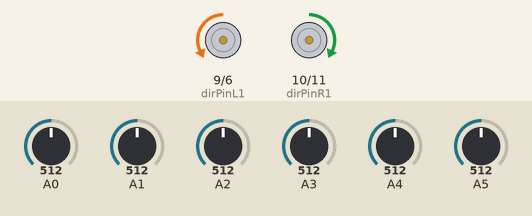
This sketch was run on a simulated Arduino Uno, built with avr-gcc and run on an emulated ATmega328P. Shown: motor-driver pin pairs drawn as motors (green arrow = first pin HIGH = forward, orange = second pin HIGH = backward, longer = more drive, scaled by the enable pin). Inputs (shaded band) come from the test bench; at power-on: A0 = 512, A1 = 512, A2 = 512, A4 = 512, A5 = 512, A3 = 512.

Above: at 4.2 s.
4.3 s: A0 set to 992
At 5.1 s:
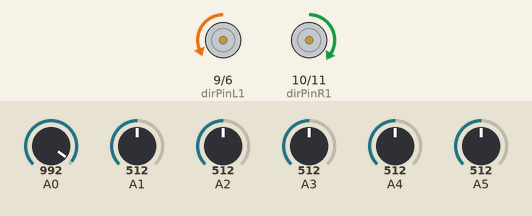
5.8 s: A0 set to 30
At 6.4 s:
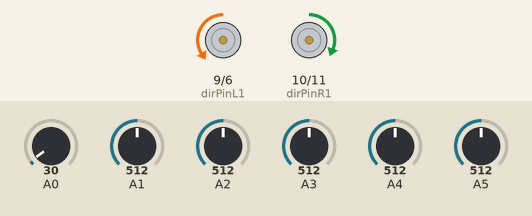
7.3 s: A1 set to 716
At 7.8 s:
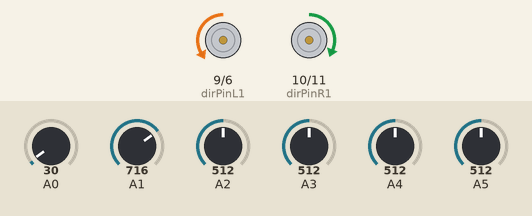
8.8 s: A2 set to 716
At 9.9 s:
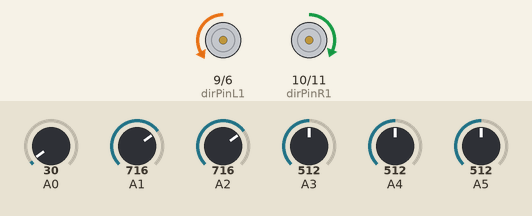
10.3 s: A4 set to 306
At 11.2 s:
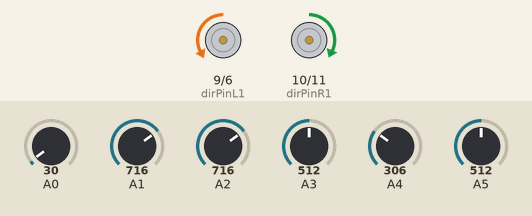
11.8 s: A5 set to 306
At 12.1 s:
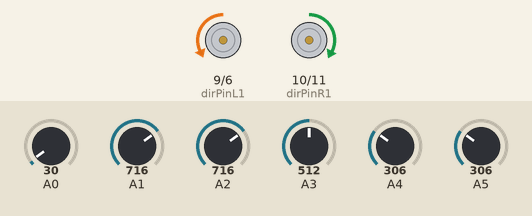
Timing chart, 0 to 14.3 s (numbered marks = the images above; inputs shaded):
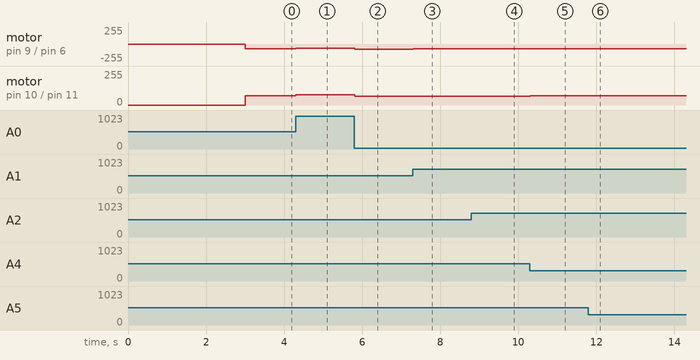

Measured:
- after the input at 4.3 s, motor on pin 9 (dirPinL1) / pin 6 (dirPinL2): backward 70/255 → backward 64/255 at once; motor on pin 10 (dirPinR1) / pin 11 (dirPinR2): forward 70/255 → forward 76/255 at once
- after the input at 5.8 s, motor on pin 9 (dirPinL1) / pin 6 (dirPinL2): backward 64/255 → backward 76/255 at once; motor on pin 10 (dirPinR1) / pin 11 (dirPinR2): forward 76/255 → forward 64/255 at once
- after the input at 7.3 s, motor on pin 9 (dirPinL1) / pin 6 (dirPinL2): backward 76/255 → backward 74/255 at once; motor on pin 10 (dirPinR1) / pin 11 (dirPinR2): forward 64/255 → forward 66/255 at once
- after the input at 8.8 s, motor on pin 9 (dirPinL1) / pin 6 (dirPinL2): backward 74/255 → backward 73/255 at once; motor on pin 10 (dirPinR1) / pin 11 (dirPinR2): forward 66/255 → forward 67/255 at once
- after the input at 10.3 s, motor on pin 9 (dirPinL1) / pin 6 (dirPinL2): backward 73/255 → backward 71/255 at once; motor on pin 10 (dirPinR1) / pin 11 (dirPinR2): forward 67/255 → forward 69/255 at once
- after the input at 11.8 s, motor on pin 9 (dirPinL1) / pin 6 (dirPinL2): backward 71/255 → backward 69/255 at once; motor on pin 10 (dirPinR1) / pin 11 (dirPinR2): forward 69/255 → forward 71/255 at once

The sketch:

v7_working.ino
```cpp
unsigned int s1, s2, s3, s4, s5, s6;
unsigned long sens_sum, trq_sum;

unsigned long trq1, trq2, trq3, trq4, trq5, trq6;
unsigned int  line_pos;
int speedinc;

int error, PID, proportional, integral, derivative, previousError;
float kp, kd, ki;

int pwmL = 3;
int dirPinL1 = 9;
int dirPinL2 = 6;
int pwmR = 5;
int dirPinR1 = 10;
int dirPinR2 = 11;
int basespeed;
int speedL, speedR;

void forward();
void pause();
void motorSpeed();
void setSensors();
void calculateStuff();
void calculatePID();
void motorDrive();
void serialStuff();

void setup() {
  Serial.begin(9600);
  pinMode(dirPinL1, OUTPUT);
  pinMode(dirPinL2, OUTPUT);
  pinMode(dirPinR1, OUTPUT);
  pinMode(dirPinR2, OUTPUT);
  pinMode(pwmL, OUTPUT);
  pinMode(pwmR, OUTPUT);
  digitalWrite(dirPinL1, LOW);
  digitalWrite(dirPinL2, LOW);
  digitalWrite(dirPinR1, LOW);
  digitalWrite(dirPinR2, LOW);
  s1 = analogRead(A0);
  s2 = analogRead(A1);
  s3 = analogRead(A2);
  s4 = analogRead(A3);
  s5 = analogRead(A4);
  s6 = analogRead(A5);
  delay(3000);
  forward();
}

void loop() {
  // put your main code here, to run repeatedly:
  s1 = analogRead(A0);
  s2 = analogRead(A1);
  s3 = analogRead(A2);
  s4 = analogRead(A3);
  s5 = analogRead(A4);
  s6 = analogRead(A5);
  //setSensors();
  calculateStuff();
  calculatePID();
  motorSpeed();
  motorDrive();
  //serialStuff();
  delay(10);
}

void calculateStuff() {
  sens_sum = (s1 / 10 + s2 / 10 + s3 / 10 + s4 / 10 + s5 / 10 + s6 / 10);
  trq1 = s1 / 10 * 10;
  trq2 = s2 / 10 * 20;
  trq3 = s3 / 10 * 30;
  trq4 = s4 / 10 * 40;
  trq5 = s5 / 10 * 50;
  trq6 = s6 / 10 * 60;
  trq_sum = (trq1 + trq2 + trq3 + trq4 + trq5 + trq6);
  line_pos = trq_sum / sens_sum;
}

void calculatePID() {
  kp = 1.5;
  ki = 0;
  kd = 0;
  error = 35 - line_pos;
  integral = integral + error;
  derivative = error - previousError;
  PID = kp * error; //+ ki * integral + kd * derivative;
  previousError = error;
}

void motorDrive() {
  analogWrite(pwmL, speedL);
  analogWrite(pwmR, speedR);
}

void motorSpeed() {
  basespeed = 70;
  speedL = basespeed - PID;
  speedR = basespeed + PID;
  if (speedL > 254) {
    speedL = 254;
  }
  if (speedL < 0) {
    speedL = 0;
  }
  if (speedR > 254) {
    speedR = 254;
  }
  if (speedR < 0) {
    speedR = 0;
  }
}

void serialStuff() {

  Serial.print(s1); Serial.print("|");
  Serial.print(s2); Serial.print("|");
  Serial.print(s3); Serial.print("|");
  Serial.print(s4); Serial.print("|");
  Serial.print(s5); Serial.print("|");
  Serial.print(s6); Serial.print("|");

  //Serial.println("");
  //Serial.print("last pos: ");
  //Serial.print(last_position);
  Serial.print(" | line pos: ");
  Serial.print(line_pos);
  Serial.print(" | err: ");
  Serial.print(error);
  Serial.print(" | PID: ");
  Serial.print(PID);
  Serial.print(" | Speeds A:");
  Serial.print(speedL);
  Serial.print(" B: ");
  Serial.println(speedR);

  delay(500);
}

void forward() {
  digitalWrite(dirPinL1, 0);
  digitalWrite(dirPinL2, 1);
  digitalWrite(dirPinR1, 1);
  digitalWrite(dirPinR2, 0);
}

void pause() {
  digitalWrite(dirPinL1, 0);
  digitalWrite(dirPinL2, 0);
  digitalWrite(dirPinR1, 0);
  digitalWrite(dirPinR2, 0);
}
```
